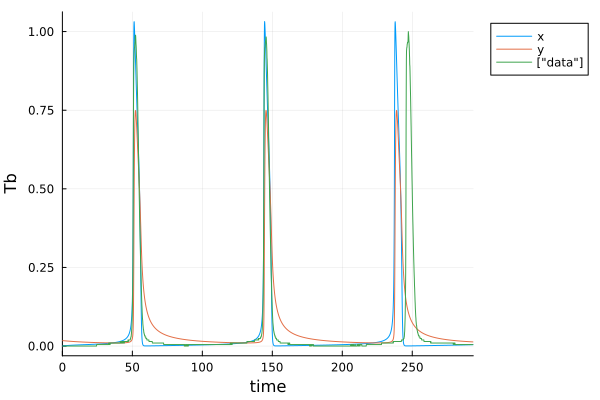

Reproduce this figure in Julia.
#arctic ground squirrel re-optimization 

#load in modules 
using Random, LinearAlgebra, DataFrames, CSV, LatinHypercubeSampling
using Base.Threads: @threads
using OrdinaryDiffEq, Optimization, SciMLSensitivity, ForwardDiff, Plots
using ModelingToolkit
using ModelingToolkit: t_nounits as t, D_nounits as D

Random.seed!(2024)

#define tt & SaveTimes 
tt = 0.0:0.1:293.6
SaveTimes = 0.0:0.1:293.6
tspan = (tt[1],tt[end])

z=10000 #number of seeds to test reoptimization 
tot_num_param = 8 #total number of parameters

#read in data
data = Matrix(CSV.read("ags_training.csv",DataFrame,header=false))

u0=[data[1],-0.03500839]

@variables x(t) y(t)

@parameters B104 B106 B108 B109 B204 B205 l B110

eqs = [D(x) ~ B104*x*x+B106*x*x*x+B108*x*y+B109*x*x*y+l+B110*x*y*y #note Andrew: k2 is the real parameter on the x,y term. I further simplified. 

D(y) ~ B204*x*x+B205*y*y]

@mtkbuild ags_sys = ODESystem(eqs,t)

p_opt = [9.785506000000000, -9.999987000000001, -9.407997000000000, 1.987823000000000, -2.915110000000000, 0.0019, -0.03500839,2.745209000000000] 

ags_sys  = ODEProblem(ags_sys, [x => u0[1], y => u0[2]], tspan, [B104 => p_opt[1] B106 => p_opt[2] B108=> p_opt[3] B109=> 9.999995000000000 B204 => p_opt[4] B205 => p_opt[5] l=>p_opt[6] B110=>p_opt[7]])

function model_loss(theta)
	_ags_sys = remake(ags_sys,u0=[x => u0[1], y => theta[7]], p=[B104 => theta[1] B106 => theta[2] B108=> theta[3] B204 => theta[4] B205 => theta[5] l=>theta[6] B110=>theta[8]])
	ags_sol = solve(_ags_sys, saveat=SaveTimes)
	ags_sol_rs = reduce(hcat, ags_sol.u) #reshape
	sol = ags_sol_rs[1,:]
	loss = norm(sol[1:2000]-data[1:2000],2)
	return loss
end 



sv=0.5 #how much to vary each parameter around it's optimization values from DAHSI. 

lb = p_opt -sv*abs.(p_opt)
ub = p_opt +sv*abs.(p_opt)

lb[7] = -0.1
ub[7] = 0.1
lb[6] = 1e-5
ub[6] = 1e-3

#optimization set up 
adtype = Optimization.AutoForwardDiff()
optf = Optimization.OptimizationFunction((x, theta) -> model_loss(x),adtype)

#generate sampling plan: 
plan, _ = LHCoptim(z,tot_num_param,1000,threading=true)
scaled_plan = scaleLHC(plan,[(lb[1],ub[1]),(lb[2],ub[2]),(lb[3],ub[3]),(lb[4],ub[4]),(lb[5],ub[5]),(lb[6],ub[6]),(lb[7],ub[7]),(lb[8],ub[8])]) #could also define function for spreading seeds out differently
store_p = zeros(z,1*tot_num_param+4) #preallocate 

# #perform parameter estimation over z seeds 
@time begin 
	@threads for i in 1:z
		println(i)
		p0 = scaled_plan[i,:]
		store_p[i,:] = try 
			optprob = Optimization.OptimizationProblem(optf, p0, lb=lb, ub=ub)
			etime = @elapsed begin 
			sol = solve(optprob, Optimization.LBFGS(), maxiters = 1000)
			end 
			vcat(i,etime,sol.objective,Int(SciMLBase.successful_retcode(sol)),sol.u)
		catch
			777*ones(1,1*tot_num_param+4)
		end 
	end 
end

println(argmin(store_p[:,3]))

println(store_p[argmin(store_p[:,3]),:])

r = store_p[argmin(store_p[:,3]),4+1:4+tot_num_param]

_ags_sys = remake(ags_sys,u0=[x => u0[1], y => r[7]], p=[B104 => r[1] B106 => r[2] B108=> r[3] B204 => r[4] B205 => r[5] l=>r[6] B110 => r[8]])
ags_sol = solve(_ags_sys, saveat=SaveTimes)
ags_sol_rs = reduce(hcat, ags_sol.u) #reshape
CSV.write("7B_fit.csv",DataFrame(ags_sol_rs,:auto),header=false) 

p1=plot(ags_sol,label=["x" "y"],legend=:outertopright)
plot!(SaveTimes,data[1:2937,1],label=["data"],legend=:outertopright)
xlabel!("time")
ylabel!("Tb")
display(p1) 
CSV.write("7B_info.csv",DataFrame(store_p,:auto),header=false) 

hessian = ForwardDiff.hessian(z -> model_loss(z), r)
CSV.write("7B_hessian.csv",DataFrame(hessian,:auto),header=false)
savefig(p1,"7B")

#long time series for dtw stuff:
tt = 0.0:0.1:293.6*2+0.1
SaveTimes = 0.0:0.1:293.6*2+0.1
#tspan = (tt[1],tt[end])
__ags_sys = remake(_ags_sys,tspan=(tt[1],tt[end]))
ags_sol = solve(__ags_sys, saveat=SaveTimes)
ags_sol_rs = reduce(hcat, ags_sol.u) #reshape
CSV.write("7B_val_fts.csv",DataFrame(ags_sol_rs,:auto),header=false) 
